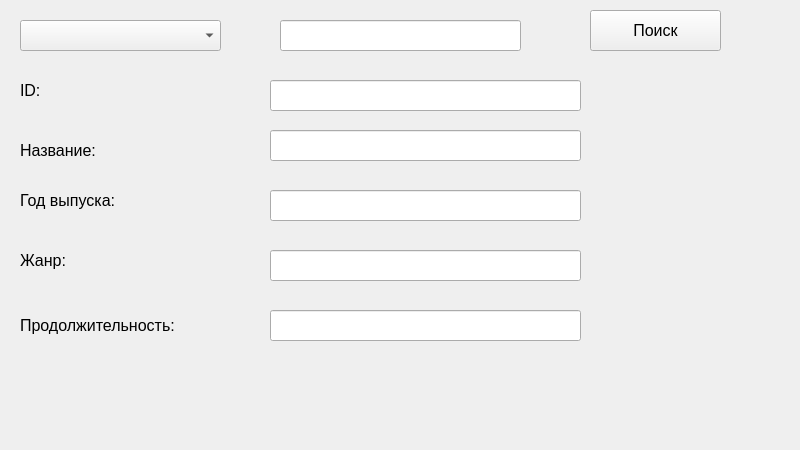
<?xml version="1.0" encoding="UTF-8"?>
<ui version="4.0">
 <class>MainWindow</class>
 <widget class="QMainWindow" name="MainWindow">
  <property name="geometry">
   <rect>
    <x>0</x>
    <y>0</y>
    <width>800</width>
    <height>450</height>
   </rect>
  </property>
  <property name="minimumSize">
   <size>
    <width>800</width>
    <height>450</height>
   </size>
  </property>
  <property name="maximumSize">
   <size>
    <width>800</width>
    <height>450</height>
   </size>
  </property>
  <property name="windowTitle">
   <string>Поиск по фильмам</string>
  </property>
  <widget class="QWidget" name="centralwidget">
   <widget class="QComboBox" name="parameterSelection">
    <property name="geometry">
     <rect>
      <x>20</x>
      <y>20</y>
      <width>201</width>
      <height>31</height>
     </rect>
    </property>
   </widget>
   <widget class="QLineEdit" name="queryLine">
    <property name="geometry">
     <rect>
      <x>280</x>
      <y>20</y>
      <width>241</width>
      <height>31</height>
     </rect>
    </property>
   </widget>
   <widget class="QLabel" name="label">
    <property name="geometry">
     <rect>
      <x>20</x>
      <y>70</y>
      <width>221</width>
      <height>41</height>
     </rect>
    </property>
    <property name="font">
     <font>
      <pointsize>12</pointsize>
     </font>
    </property>
    <property name="text">
     <string>ID:</string>
    </property>
   </widget>
   <widget class="QLabel" name="label_2">
    <property name="geometry">
     <rect>
      <x>20</x>
      <y>130</y>
      <width>201</width>
      <height>41</height>
     </rect>
    </property>
    <property name="font">
     <font>
      <pointsize>12</pointsize>
     </font>
    </property>
    <property name="text">
     <string>Название:</string>
    </property>
   </widget>
   <widget class="QLabel" name="label_3">
    <property name="geometry">
     <rect>
      <x>20</x>
      <y>180</y>
      <width>151</width>
      <height>41</height>
     </rect>
    </property>
    <property name="font">
     <font>
      <pointsize>12</pointsize>
     </font>
    </property>
    <property name="text">
     <string>Год выпуска:</string>
    </property>
   </widget>
   <widget class="QLineEdit" name="idEdit">
    <property name="geometry">
     <rect>
      <x>270</x>
      <y>80</y>
      <width>311</width>
      <height>31</height>
     </rect>
    </property>
   </widget>
   <widget class="QLineEdit" name="titleEdit">
    <property name="geometry">
     <rect>
      <x>270</x>
      <y>130</y>
      <width>311</width>
      <height>31</height>
     </rect>
    </property>
   </widget>
   <widget class="QLineEdit" name="yearEdit">
    <property name="geometry">
     <rect>
      <x>270</x>
      <y>190</y>
      <width>311</width>
      <height>31</height>
     </rect>
    </property>
    <property name="autoFillBackground">
     <bool>false</bool>
    </property>
   </widget>
   <widget class="QLineEdit" name="genreEdit">
    <property name="geometry">
     <rect>
      <x>270</x>
      <y>250</y>
      <width>311</width>
      <height>31</height>
     </rect>
    </property>
   </widget>
   <widget class="QLineEdit" name="durationEdit">
    <property name="geometry">
     <rect>
      <x>270</x>
      <y>310</y>
      <width>311</width>
      <height>31</height>
     </rect>
    </property>
   </widget>
   <widget class="QLabel" name="label_4">
    <property name="geometry">
     <rect>
      <x>20</x>
      <y>240</y>
      <width>171</width>
      <height>41</height>
     </rect>
    </property>
    <property name="font">
     <font>
      <pointsize>12</pointsize>
     </font>
    </property>
    <property name="text">
     <string>Жанр:</string>
    </property>
   </widget>
   <widget class="QLabel" name="label_5">
    <property name="geometry">
     <rect>
      <x>20</x>
      <y>310</y>
      <width>211</width>
      <height>31</height>
     </rect>
    </property>
    <property name="font">
     <font>
      <pointsize>12</pointsize>
     </font>
    </property>
    <property name="text">
     <string>Продолжительность:</string>
    </property>
   </widget>
   <widget class="QLabel" name="errorLabel">
    <property name="geometry">
     <rect>
      <x>20</x>
      <y>360</y>
      <width>311</width>
      <height>51</height>
     </rect>
    </property>
    <property name="font">
     <font>
      <pointsize>12</pointsize>
     </font>
    </property>
    <property name="text">
     <string/>
    </property>
   </widget>
   <widget class="QPushButton" name="queryButton">
    <property name="geometry">
     <rect>
      <x>590</x>
      <y>10</y>
      <width>131</width>
      <height>41</height>
     </rect>
    </property>
    <property name="font">
     <font>
      <pointsize>12</pointsize>
     </font>
    </property>
    <property name="text">
     <string>Поиск</string>
    </property>
   </widget>
  </widget>
 </widget>
 <resources/>
 <connections/>
</ui>
